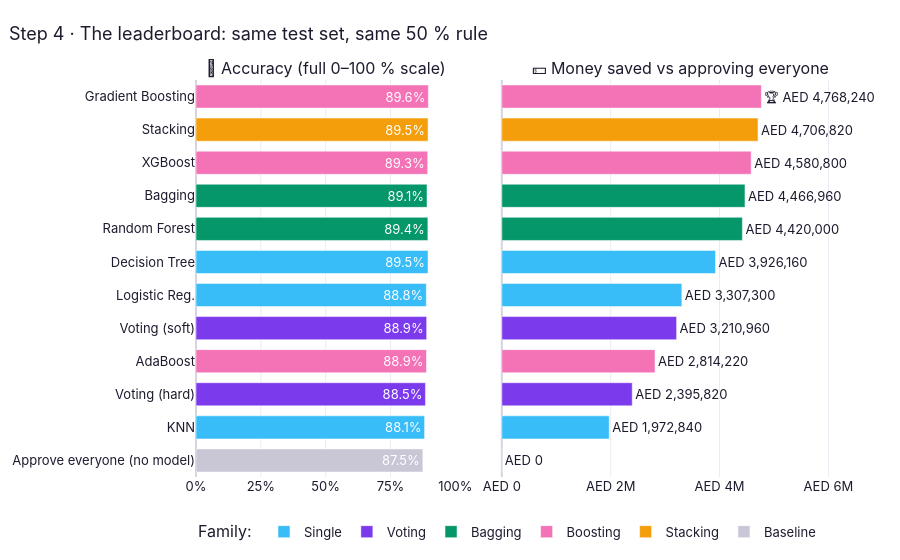

The code cell stored with this chart in its notebook:
### Code cell
plot = pd.concat([lb, pd.DataFrame([{"Model": "Approve everyone (no model)", "Family": "Baseline",
                                    "Accuracy": 1 - y_test.mean(), "Money saved (AED)": 0.0}])], ignore_index=True)
colors = {**FAMILY_COLORS, "Baseline": "#c9c7d6"}
order = plot["Model"].tolist()

fig = make_subplots(rows=1, cols=2, shared_yaxes=True, horizontal_spacing=0.07, column_widths=[0.42, 0.58],
                    subplot_titles=("🎯 Accuracy (full 0–100 % scale)", "💵 Money saved vs approving everyone"))
for fam, col in colors.items():
    sub = plot[plot["Family"] == fam]
    if sub.empty:
        continue
    fig.add_bar(y=sub["Model"], x=sub["Accuracy"], orientation="h", marker_color=col, name=fam,
                legendgroup=fam, text=[f"{a:.1%}" for a in sub["Accuracy"]], textposition="inside",
                insidetextanchor="end", textfont_color="white",
                hovertemplate="%{y}<br>Accuracy %{x:.2%}<extra></extra>", row=1, col=1)
    fig.add_bar(y=sub["Model"], x=sub["Money saved (AED)"], orientation="h", marker_color=col, name=fam,
                legendgroup=fam, showlegend=False,
                text=[("🏆 " if m == champ["Model"] else "") + aed(v) for m, v in zip(sub["Model"], sub["Money saved (AED)"])],
                textposition="outside", cliponaxis=False,
                hovertemplate="%{y}<br>Money saved AED %{x:,.0f}<extra></extra>", row=1, col=2)
fig.update_yaxes(categoryorder="array", categoryarray=order, autorange="reversed")
fig.update_xaxes(range=[0, 1], tickformat=".0%", tickvals=[0, 0.25, 0.5, 0.75, 1], row=1, col=1)
fig.update_xaxes(range=[0, plot["Money saved (AED)"].max() * 1.38], tickprefix="AED ", row=1, col=2)
fig.update_layout(barmode="overlay", height=560, bargap=0.3,
                  title="Step 4 · The leaderboard: same test set, same 50 % rule",
                  legend=dict(orientation="h", y=-0.1, x=0, title_text="Family: "))
fig.show()

acc_spread = lb["Accuracy"].max() - lb["Accuracy"].min()
money_spread = lb["Money saved (AED)"].max() - lb["Money saved (AED)"].min()
print(f"Accuracy, best minus worst : {acc_spread * 100:.1f} percentage points")
print(f"Money saved, best minus worst: {aed(money_spread)}  "
      f"({lb['Money saved (AED)'].max() / lb['Money saved (AED)'].min():.1f}x)")
print(f"Champion at the 50 % rule  : {champ['Model']} ({champ['Family']}), {aed(champ['Money saved (AED)'])}, "
      f"runner-up {lb.iloc[1]['Model']} only {aed(champ['Money saved (AED)'] - lb.iloc[1]['Money saved (AED)'])} behind")

### Figure 1 — Plotly figure (JSON) as saved in the notebook; plotly's stock layout.template omitted (floating-point values rounded to 4 significant figures)
{"data": [{"hovertemplate": "%{y}<br>Accuracy %{x:.2%}<extra></extra>", "insidetextanchor": "end", "legendgroup": "Single", "marker": {"color": "#38BDF8"}, "name": "Single", "orientation": "h", "text": ["89.5%", "88.8%", "88.1%"], "textfont": {"color": "white"}, "textposition": "inside", "type": "bar", "x": [0.8947, 0.888, 0.8813], "xaxis": "x", "y": ["Decision Tree", "Logistic Reg.", "KNN"], "yaxis": "y"}, {"cliponaxis": false, "hovertemplate": "%{y}<br>Money saved AED %{x:,.0f}<extra></extra>", "legendgroup": "Single", "marker": {"color": "#38BDF8"}, "name": "Single", "orientation": "h", "showlegend": false, "text": ["AED 3,926,160", "AED 3,307,300", "AED 1,972,840"], "textposition": "outside", "type": "bar", "x": [3926000.0, 3307000.0, 1973000.0], "xaxis": "x2", "y": ["Decision Tree", "Logistic Reg.", "KNN"], "yaxis": "y2"}, {"hovertemplate": "%{y}<br>Accuracy %{x:.2%}<extra></extra>", "insidetextanchor": "end", "legendgroup": "Voting", "marker": {"color": "#7C3AED"}, "name": "Voting", "orientation": "h", "text": ["88.9%", "88.5%"], "textfont": {"color": "white"}, "textposition": "inside", "type": "bar", "x": [0.8893, 0.8847], "xaxis": "x", "y": ["Voting (soft)", "Voting (hard)"], "yaxis": "y"}, {"cliponaxis": false, "hovertemplate": "%{y}<br>Money saved AED %{x:,.0f}<extra></extra>", "legendgroup": "Voting", "marker": {"color": "#7C3AED"}, "name": "Voting", "orientation": "h", "showlegend": false, "text": ["AED 3,210,960", "AED 2,395,820"], "textposition": "outside", "type": "bar", "x": [3211000.0, 2396000.0], "xaxis": "x2", "y": ["Voting (soft)", "Voting (hard)"], "yaxis": "y2"}, {"hovertemplate": "%{y}<br>Accuracy %{x:.2%}<extra></extra>", "insidetextanchor": "end", "legendgroup": "Bagging", "marker": {"color": "#059669"}, "name": "Bagging", "orientation": "h", "text": ["89.1%", "89.4%"], "textfont": {"color": "white"}, "textposition": "inside", "type": "bar", "x": [0.8907, 0.894], "xaxis": "x", "y": ["Bagging", "Random Forest"], "yaxis": "y"}, {"cliponaxis": false, "hovertemplate": "%{y}<br>Money saved AED %{x:,.0f}<extra></extra>", "legendgroup": "Bagging", "marker": {"color": "#059669"}, "name": "Bagging", "orientation": "h", "showlegend": false, "text": ["AED 4,466,960", "AED 4,420,000"], "textposition": "outside", "type": "bar", "x": [4467000.0, 4420000.0], "xaxis": "x2", "y": ["Bagging", "Random Forest"], "yaxis": "y2"}, {"hovertemplate": "%{y}<br>Accuracy %{x:.2%}<extra></extra>", "insidetextanchor": "end", "legendgroup": "Boosting", "marker": {"color": "#F472B6"}, "name": "Boosting", "orientation": "h", "text": ["89.6%", "89.3%", "88.9%"], "textfont": {"color": "white"}, "textposition": "inside", "type": "bar", "x": [0.896, 0.8933, 0.8887], "xaxis": "x", "y": ["Gradient Boosting", "XGBoost", "AdaBoost"], "yaxis": "y"}, {"cliponaxis": false, "hovertemplate": "%{y}<br>Money saved AED %{x:,.0f}<extra></extra>", "legendgroup": "Boosting", "marker": {"color": "#F472B6"}, "name": "Boosting", "orientation": "h", "showlegend": false, "text": ["🏆 AED 4,768,240", "AED 4,580,800", "AED 2,814,220"], "textposition": "outside", "type": "bar", "x": [4768000.0, 4581000.0, 2814000.0], "xaxis": "x2", "y": ["Gradient Boosting", "XGBoost", "AdaBoost"], "yaxis": "y2"}, {"hovertemplate": "%{y}<br>Accuracy %{x:.2%}<extra></extra>", "insidetextanchor": "end", "legendgroup": "Stacking", "marker": {"color": "#F59E0B"}, "name": "Stacking", "orientation": "h", "text": ["89.5%"], "textfont": {"color": "white"}, "textposition": "inside", "type": "bar", "x": [0.8947], "xaxis": "x", "y": ["Stacking"], "yaxis": "y"}, {"cliponaxis": false, "hovertemplate": "%{y}<br>Money saved AED %{x:,.0f}<extra></extra>", "legendgroup": "Stacking", "marker": {"color": "#F59E0B"}, "name": "Stacking", "orientation": "h", "showlegend": false, "text": ["AED 4,706,820"], "textposition": "outside", "type": "bar", "x": [4707000.0], "xaxis": "x2", "y": ["Stacking"], "yaxis": "y2"}, {"hovertemplate": "%{y}<br>Accuracy %{x:.2%}<extra></extra>", "insidetextanchor": "end", "legendgroup": "Baseline", "marker": {"color": "#c9c7d6"}, "name": "Baseline", "orientation": "h", "text": ["87.5%"], "textfont": {"color": "white"}, "textposition": "inside", "type": "bar", "x": [0.8747], "xaxis": "x", "y": ["Approve everyone (no model)"], "yaxis": "y"}, {"cliponaxis": false, "hovertemplate": "%{y}<br>Money saved AED %{x:,.0f}<extra></extra>", "legendgroup": "Baseline", "marker": {"color": "#c9c7d6"}, "name": "Baseline", "orientation": "h", "showlegend": false, "text": ["AED 0"], "textposition": "outside", "type": "bar", "x": [0.0], "xaxis": "x2", "y": ["Approve everyone (no model)"], "yaxis": "y2"}], "layout": {"annotations": [{"font": {"size": 16}, "showarrow": false, "text": "🎯 Accuracy (full 0–100 % scale)", "x": 0.1953, "xanchor": "center", "xref": "paper", "y": 1.0, "yanchor": "bottom", "yref": "paper"}, {"font": {"size": 16}, "showarrow": false, "text": "💵 Money saved vs approving everyone", "x": 0.7303, "xanchor": "center", "xref": "paper", "y": 1.0, "yanchor": "bottom", "yref": "paper"}], "bargap": 0.3, "barmode": "overlay", "height": 560, "legend": {"orientation": "h", "title": {"text": "Family: "}, "x": 0, "y": -0.1}, "title": {"text": "Step 4 · The leaderboard: same test set, same 50 % rule"}, "xaxis": {"anchor": "y", "domain": [0.0, 0.3906], "range": [0, 1], "tickformat": ".0%", "tickvals": [0, 0.25, 0.5, 0.75, 1]}, "xaxis2": {"anchor": "y2", "domain": [0.4606, 1.0], "range": [0, 6580000.0], "tickprefix": "AED "}, "yaxis": {"anchor": "x", "autorange": "reversed", "categoryarray": ["Gradient Boosting", "Stacking", "XGBoost", "Bagging", "Random Forest", "Decision Tree", "Logistic Reg.", "Voting (soft)", "AdaBoost", "Voting (hard)", "KNN", "Approve everyone (no model)"], "categoryorder": "array", "domain": [0.0, 1.0]}, "yaxis2": {"anchor": "x2", "autorange": "reversed", "categoryarray": ["Gradient Boosting", "Stacking", "XGBoost", "Bagging", "Random Forest", "Decision Tree", "Logistic Reg.", "Voting (soft)", "AdaBoost", "Voting (hard)", "KNN", "Approve everyone (no model)"], "categoryorder": "array", "domain": [0.0, 1.0], "matches": "y", "showticklabels": false}}}
